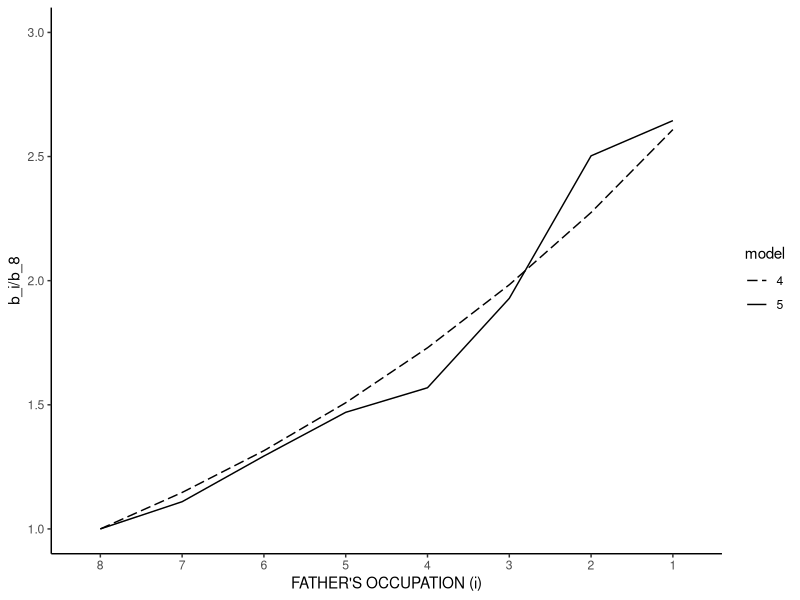
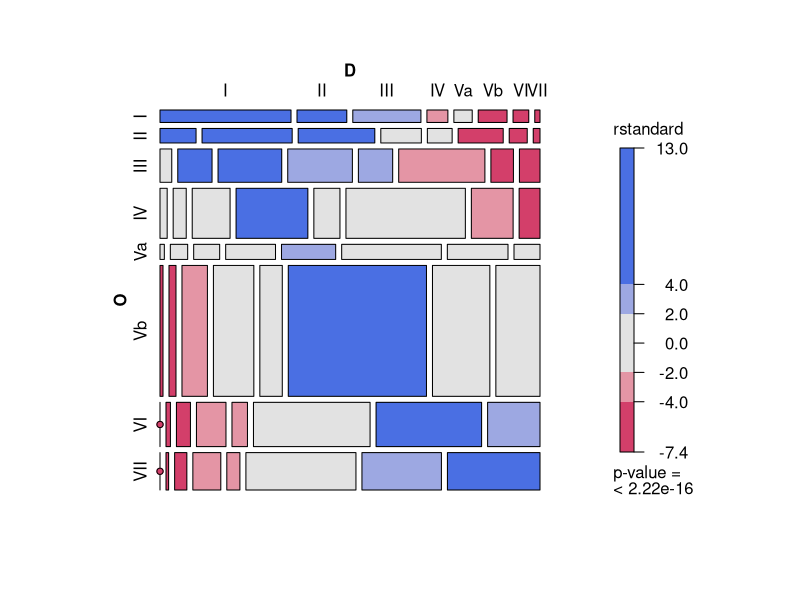
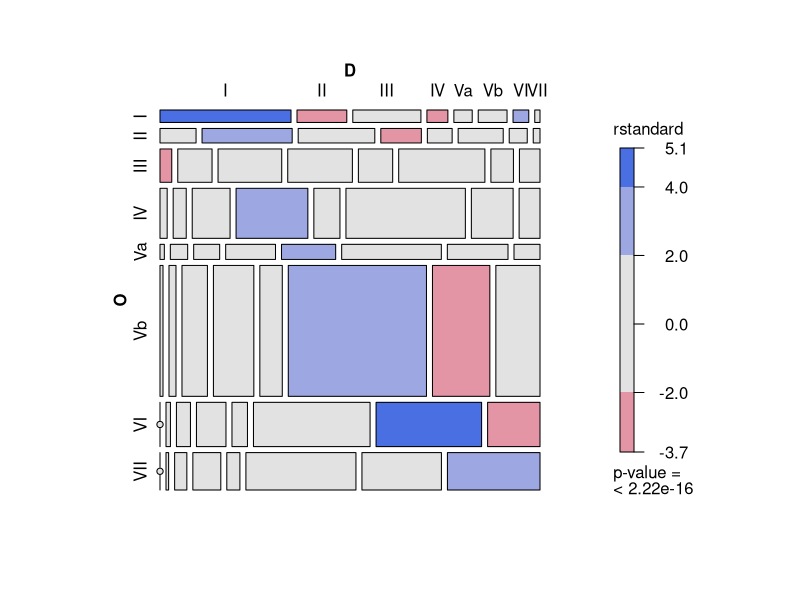
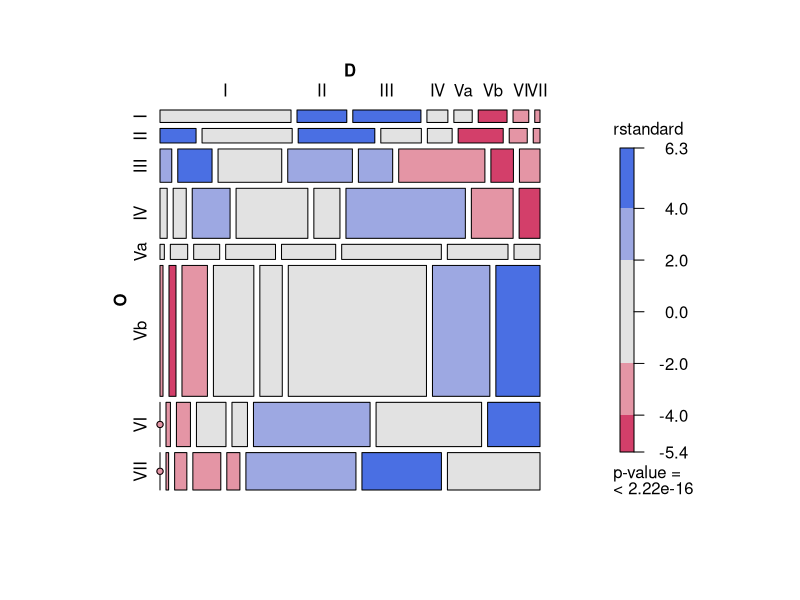
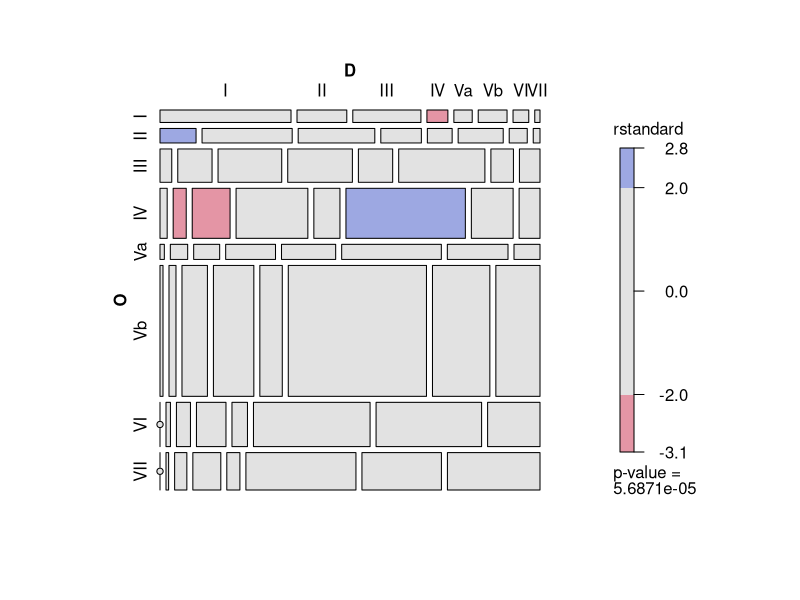
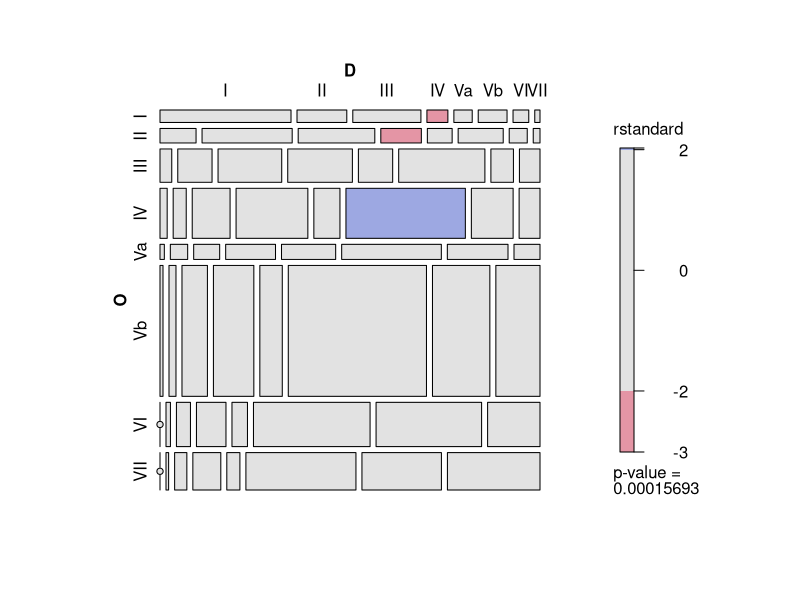

Write the R code that produced these figures, in order.
# Uniform association model
# Duncan, Otis Dudley. 1979. “How Destination Depends on Origin in the Occupational Mobility Table.” American Journal of Sociology 84(4):793–803.

# packages
library(tidyverse)
library(MASS)
library(vcdExtra)
library(knitr)
library(broom)


# Data (p. 795)
occ <- c("I","II","III","IV","Va","Vb","VI","VII")

tab <- matrix(
  c(50, 19, 26, 8, 7, 11, 6, 2,
    16, 40, 34, 18, 11, 20, 8, 3, 
    12, 35, 65, 66, 35, 88, 23, 21, 
    11, 20, 58, 110, 40, 183, 64, 32, 
    2, 8, 12, 23, 25, 46, 28, 12,
    12, 28, 102, 162, 90, 554, 230, 177,
    0, 6, 19, 40, 21, 158, 143, 71, 
    0, 3, 14, 32, 15, 126, 91, 106
    ),
  nrow = 8, 
  byrow = TRUE, 
  dimnames = list(occ,occ)) |> 
  as.table() 
df <- as.data.frame(tab)
names(df) <- c("O","D","Freq")

# Row and column scores
df$U <- as.numeric(df$O)
df$V <- as.numeric(df$D)

# Diagonal parameters
df <- df |> mutate(Diag = ifelse(U == V, U, 0) |> factor())

# Weight 
df <- df |> mutate(W = ifelse(Diag != 0, 0, 1))

# Data frame
df

# (1) Independence
fit_1 <- glm(Freq ~ O + D, data = df, family = poisson)
summary(fit_1)
tidy(fit_1)
glance(fit_1)

# (2) Row effects
fit_2 <- glm(Freq ~ O + D + O:V, data = df, family = poisson)
summary(fit_2)
tidy(fit_2)
glance(fit_2)

# (3) Quasi independence, diagonal omitted
fit_3 <- glm(Freq ~ O + D, data = df, weights = W, family = poisson)
summary(fit_3)
tidy(fit_3)
glance(fit_3)

fit_3b <- glm(Freq ~ O + D + Diag, data = df, family = poisson)
summary(fit_3b)
tidy(fit_3b)
glance(fit_3b)

# (4) Uniform association, diagonal omitted
fit_4 <- glm(Freq ~  O + D + U:V, data = df, weights = W, family = poisson)
summary(fit_4)
tidy(fit_4)
glance(fit_4)

# log-odds
fit_4$coefficients["U:V"] |> exp()

fit_4b <- glm(Freq ~  O + D + U:V + Diag, data = df, family = poisson)
summary(fit_4b)
tidy(fit_4b)
glance(fit_4b)

# log-odds
fit_4b$coefficients["U:V"] |> exp()

# (5) Row effects, diagonal omitted*
fit_5 <- glm(Freq ~ O + D + O:V, data = df, weights = W, family = poisson)
summary(fit_5)
tidy(fit_5)
glance(fit_5)

fit_5b <- glm(Freq ~ O + D + O:V + Diag, data = df, family = poisson)
summary(fit_5b)
tidy(fit_5b)
glance(fit_5b)

# Tabel 1
fitted_1 <- augment(fit_1, type.predict = "response", newdata = df)
fitted_1 <- fitted_1 |> dplyr::select(O, D, Freq, Fitted_1 = .fitted)
fitted_2 <- augment(fit_2, type.predict = "response", newdata = df)
fitted_2 <- fitted_2 |> dplyr::select(O, D, Freq, Fitted_2 = .fitted)
fitted_3 <- augment(fit_3, type.predict = "response", newdata = df)
fitted_3 <- fitted_3 |> dplyr::select(O, D, Freq, Fitted_3 = .fitted)
fitted_4 <- augment(fit_4, type.predict = "response", newdata = df)
fitted_4 <- fitted_4 |> dplyr::select(O, D, Freq, Fitted_4 = .fitted)
fitted_5 <- augment(fit_5, type.predict = "response", newdata = df)
fitted_5 <- fitted_5 |> dplyr::select(O, D, Freq, Fitted_5 = .fitted)

fit_df <- df |>
  left_join(fitted_1) |>
  left_join(fitted_2) |>
  left_join(fitted_3) |>
  left_join(fitted_4) |>
  left_join(fitted_5) |>
  dplyr::select(O,D,Freq,Fitted_1,Fitted_2,Fitted_3,Fitted_4,Fitted_5)

obs <- fit_df |> xtabs(Freq ~ O + D, data = _)
t_fitted_1 <- fit_df |> xtabs(Fitted_1 ~ O + D, data = _)
t_fitted_2 <- fit_df |> xtabs(Fitted_2 ~ O + D, data = _)
t_fitted_3 <- fit_df |> xtabs(Fitted_3 ~ O + D, data = _)
t_fitted_4 <- fit_df |> xtabs(Fitted_4 ~ O + D, data = _)
t_fitted_5 <- fit_df |> xtabs(Fitted_5 ~ O + D, data = _)

# Observed Counts
obs
# Fitted Counts, Model (4)
t_fitted_4 |> round(1)
# Fitted Counts, Model (5)
t_fitted_5 |> round(1)

d_1 <- (obs/t_fitted_1) |> diag()
d_2 <- (obs/t_fitted_2) |> diag()
d_3 <- (obs/t_fitted_3) |> diag()
d_4 <- (obs/t_fitted_4) |> diag()
d_5 <- (obs/t_fitted_5) |> diag()

# Diagonal Ratios
tibble(occ,d_1,d_2,d_3,d_4,d_5)

# Table 2
Model <- c("(1) Independence",
           "(2) Row effects",
           "(3) Quasi independence, diagonal omitted",
           "(4) Uniform association, diagonal omitted",
           "(5) Row effects, diagonal omitted")
df <- c(fit_1$df.residual,fit_2$df.residual,fit_3$df.residual,fit_4$df.residual,fit_5$df.residual)
X2 <- c(fit_1$deviance,fit_2$deviance,fit_3$deviance,fit_4$deviance,fit_5$deviance)
tibble(Model, df, X2) |> 
  kable(digits = 1)

# Figure 2
b_4 <- exp(fit_4$coefficients["U:V"] * (7:0) )

b_5 <- fit_5$coefficients[grep(":V", names(fit_5$coefficients))]
b_5 <- exp(b_5 * (-1)) |> dplyr::recode(.missing = 1)

b_4 <- data.frame(y = b_4, model = 4, x = 1:8)
b_5 <- data.frame(y = b_5, model = 5, x = 1:8)
d <- bind_rows(b_4,b_5)
d$x <- factor(d$x)
d$model <- factor(d$model)

d |> 
  mutate(x = factor(x, levels = 8:1)) |>
  ggplot(aes(x = x, y = y, group = model, linetype = model)) + 
  geom_line() + 
  ylim(1,3) + 
  scale_linetype_manual(values = c("longdash","solid")) +
  labs(x = "FATHER'S OCCUPATION (i)", y = "b_i/b_8") +
  theme_classic() 

# mosaic plot
mosaic(fit_1, ~O+D, residuals_type = "rstandard")
mosaic(fit_2, ~O+D, residuals_type = "rstandard")
mosaic(fit_3b, ~O+D, residuals_type = "rstandard")
mosaic(fit_4b, ~O+D, residuals_type = "rstandard")
mosaic(fit_5b, ~O+D, residuals_type = "rstandard")
